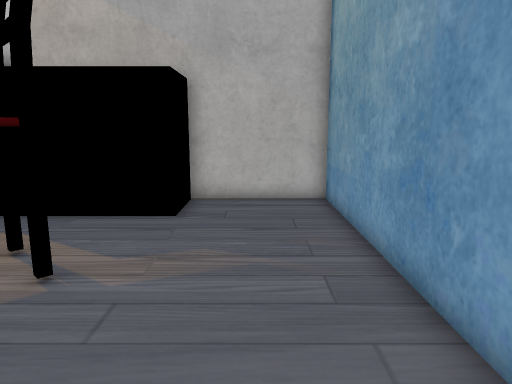
view 1 (above)

20 first-person views from a walk through a scene from a Unity 3-D project. The camera is 1.3 m above the floor, tilts 10° down and sees 70° across. Doors are open. The floor is counted in squares, 0.5 m on a side. Each view is taken from the middle of a square. On the plan, view 1 faces up. The plan holds only what a view shows up to about 20 squares ahead; the rest is blank. The place goes on beyond the plan. Some surface patterns are stand-ins.

view 2
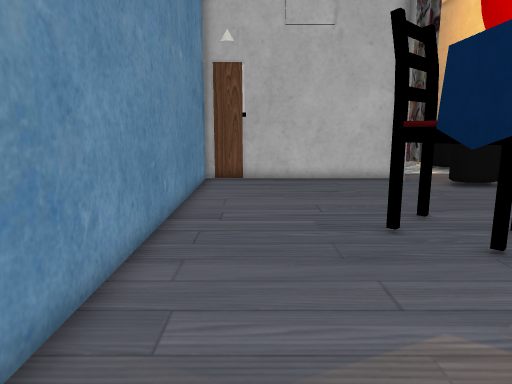

view 3
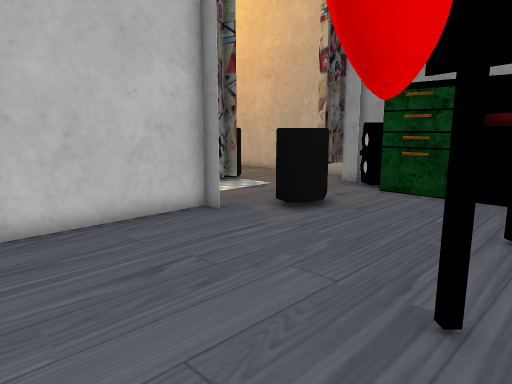

view 4
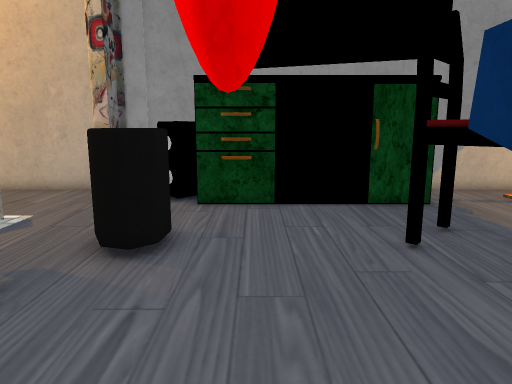

view 5
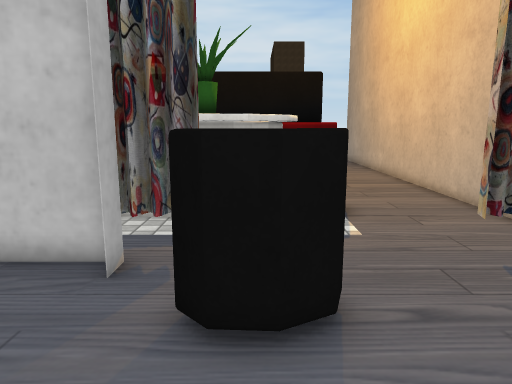

view 6
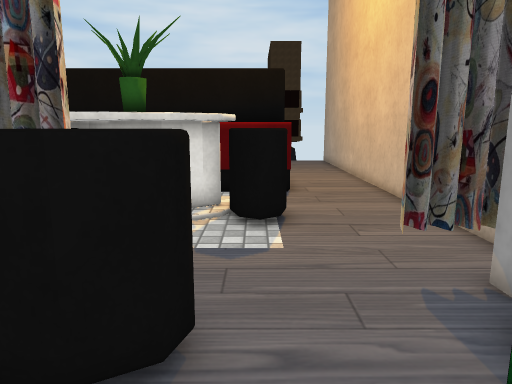

view 7
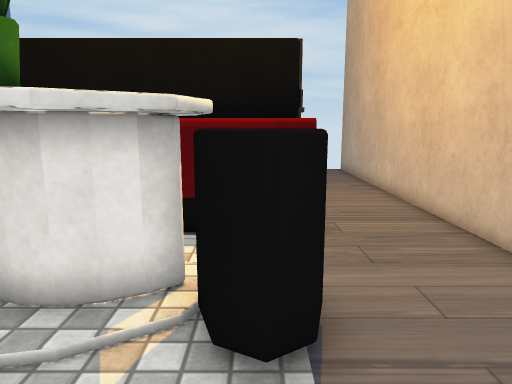

view 8
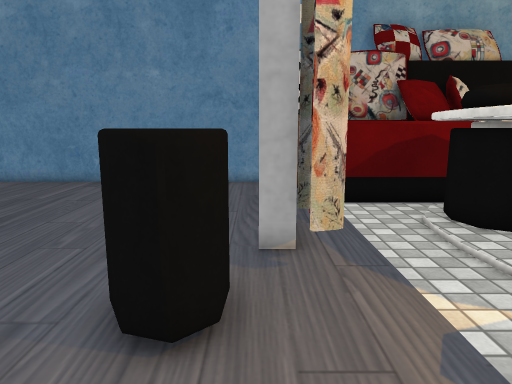

view 9
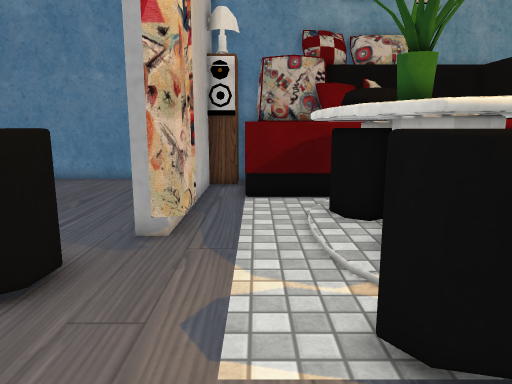

view 10
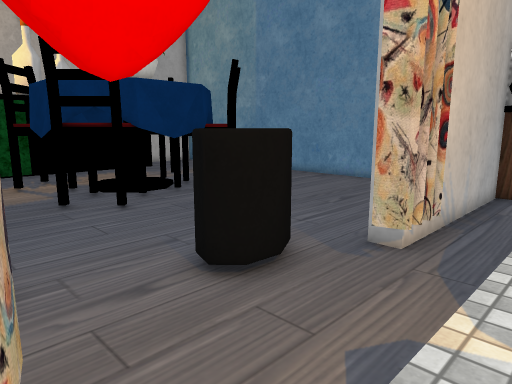

view 11
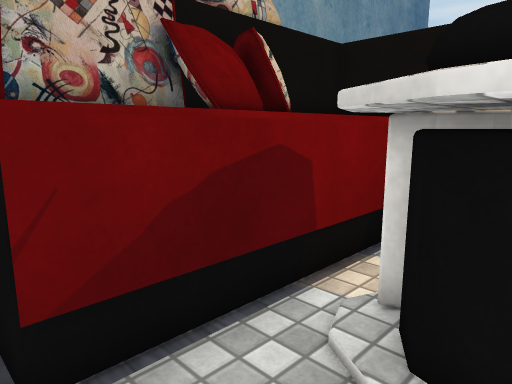

view 12
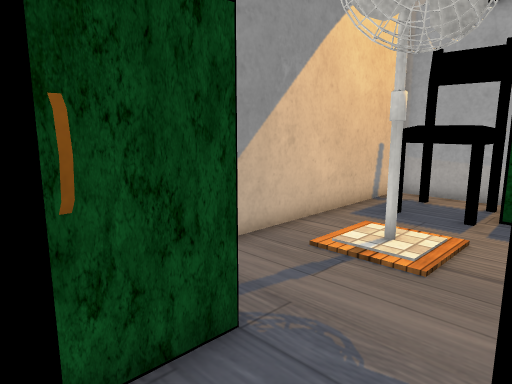

view 13
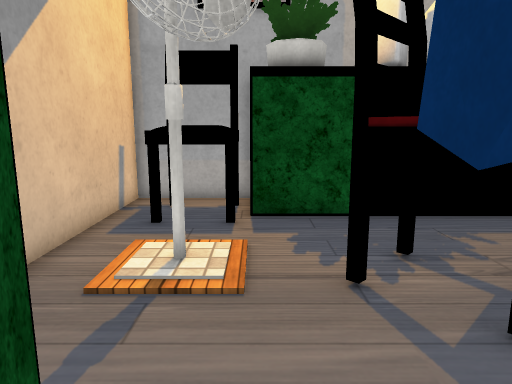

view 14
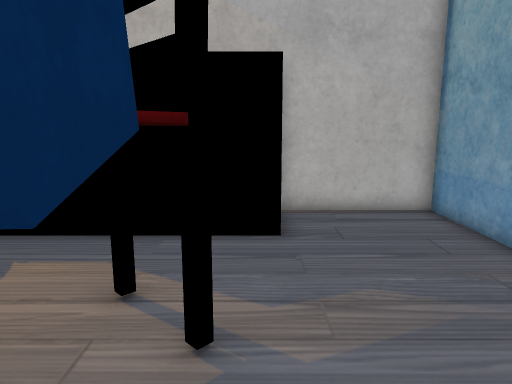

view 15
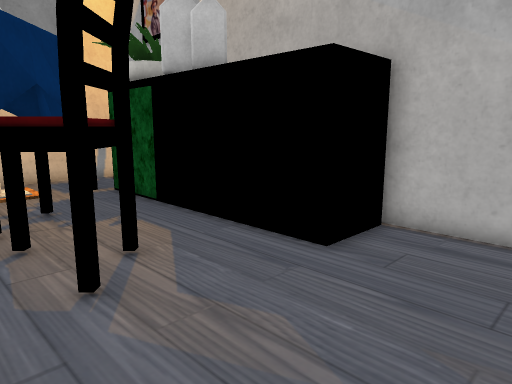

view 16
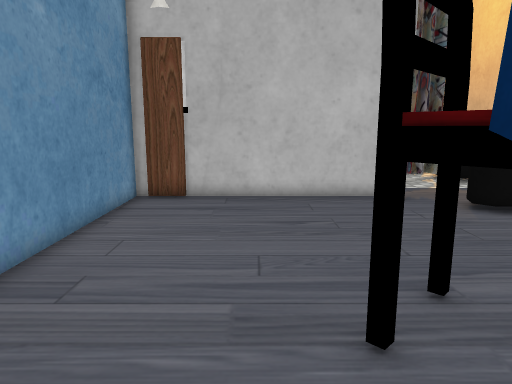

view 17
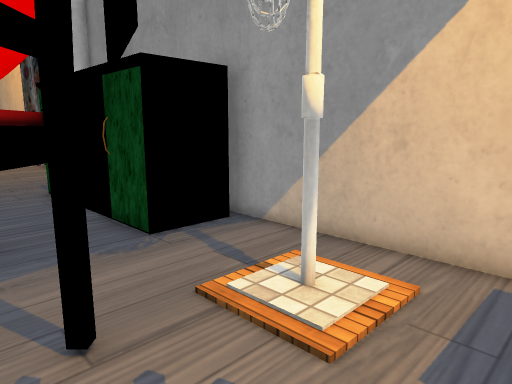

view 18
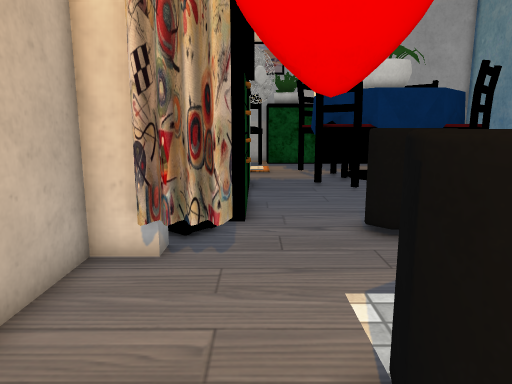

view 19
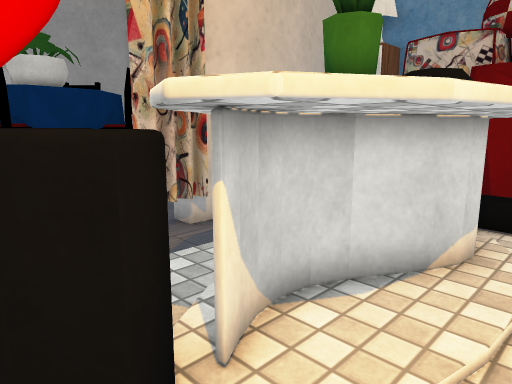

view 20
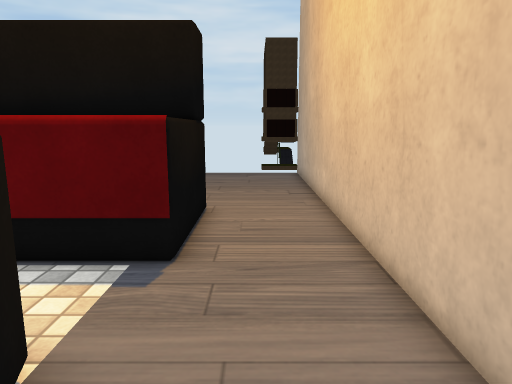

### Floor plan
Key: @ floor where view 1 was taken; # wall or solid block; . floor; = window, fence, low wall or low ledge; ^ raised ledge; T thing the floor can be seen under or through; O other object.
Columns run from 17 left of view 1 to 3 right of it. Each row starts with its distance up from view 1.
 13 #####          ######
 12 #OOO#          #....#
 11 #   ######     #....#
 10 #OOO................#
  9 #...................#
  8 #...................#
  7 #......OTTT OO......#
  6 #.....OOT TTOO......#
  5 #.....#     T#......#
  4 #.....#     ##......#
  3 #.....#      #......#
  2 #  #..### =  #......#
  1    #..OO# ##OOO.....#
  0    #..OO####OO...@..#
 -1     ...O............#
 -2     ................#
 -3    #................#
 -4  ###................#
 -5  ###................#
 -6  ###..#^#...........#
 -7 #^^...^^^...........#
 -8 ##.....=............#
 -9 ###......############
-10 ###......##.......##
-11 #..............^^###
-12 #..............^ ^
-13 #...^^^^^^^^^^.^ ^
-14 #...^^^^^#^^#^#^##
-15 #....=^^ ^^^^^#^#O^
-16 #......^^^   ..^OO
-17 #.......      #^
-18 #...^^^^          ^
-19 #...^             ^
-20 #...^             ^
-21 #...^^^^^^^ ^^   ^^
-22 #...#

Where each view was taken, in squares from view 1:
view 1: 0 up, 0 right, facing up
view 2: 10 up, 0 right, facing down
view 3: 1 up, 0 right, facing down-left
view 4: 4 down, 2 left, facing left
view 5: 2 down, 10 left, facing down
view 6: 3 down, 12 left, facing down
view 7: 9 down, 12 left, facing down
view 8: 8 down, 15 left, facing right
view 9: 11 down, 16 left, facing right
view 10: 12 down, 15 left, facing up-right
view 11: 10 down, 6 left, facing down-right
view 12: 1 down, 11 left, facing up-left
view 13: 0 up, 13 left, facing up
view 14: 2 up, 3 left, facing up
view 15: 4 up, 2 right, facing up-left
view 16: 5 up, 2 left, facing down
view 17: 10 up, 10 left, facing down-left
view 18: 16 down, 14 left, facing up
view 19: 17 down, 13 left, facing up-right
view 20: 11 down, 15 left, facing down
